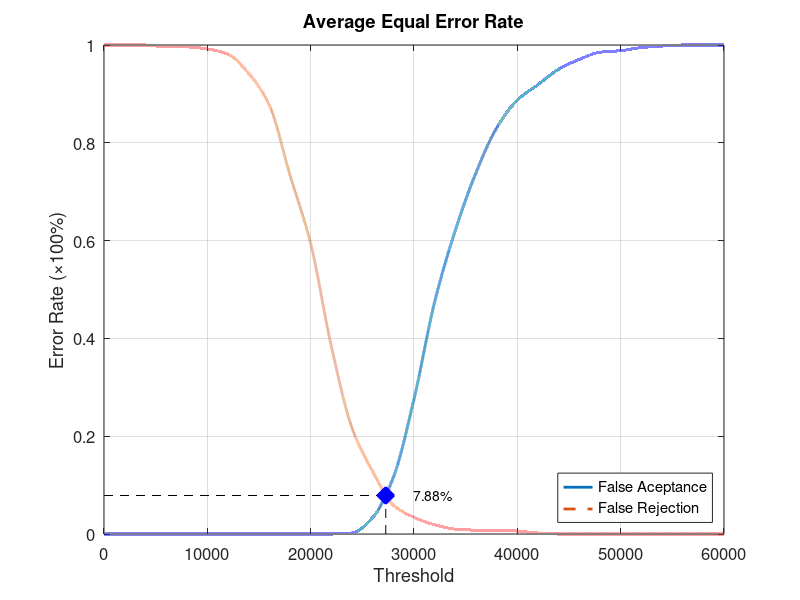
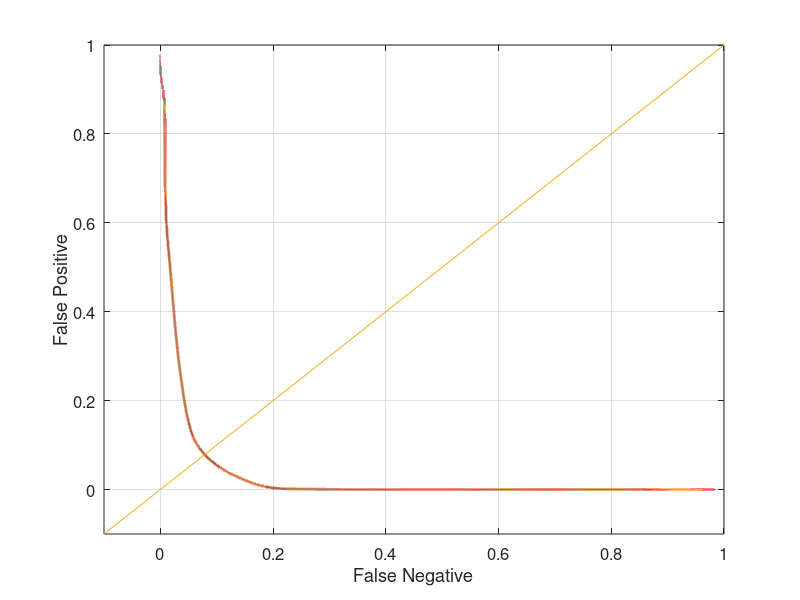

Write the MATLAB code that produced these figures, in order.
function yEER = Database1Average
close all;
clear;
clc;
x = 0:2000:60000;
xq = 0:0.5:60000;

y0 = [0 0 0 0 0 0 0 0 0 0 0 0 0.00210526 0.0336842 0.115789 0.275789 0.474737 0.621053 0.738947 0.830526 0.887369 0.918947 0.950526 0.970526 0.985263 0.988421 0.994737 0.997895 1 1 1];
yy0 = interp1(x, y0, xq, 'pchip');
y1 = [1 1 1 0.996 0.996 0.992 0.981 0.942 0.877 0.734 0.594 0.384 0.217 0.128 0.059 0.034 0.019 0.01 0.008 0.008 0.006 0.002 0 0 0 0 0 0 0 0 0];
yy1 = interp1(x, y1, xq, 'pchip');

% Calculating EER: 
y2 = abs(y0 - y1);
find(y2 == min(y2))
yy2 = abs(yy0 - yy1);
xEER = find(yy2 == min(yy2));
xEERIndex = xq(xEER) % X-axis EER
yEER = yy0(xEER) % Y-axis EER

main = figure
plot(xq, yy0,'-','LineWidth', 2);	hold on
plot(xq, yy1,'--','LineWidth', 2);	hold on
plot([xEERIndex xEERIndex], [0 yEER], 'k--');	hold on
plot([0 xEERIndex], [yEER yEER], 'k--');	hold on
plot(xEERIndex, yEER, 'bx', 'LineWidth', 10);	hold on
text(xEERIndex + 10 * xEERIndex / 100, yEER, [num2str(round((10000 * yEER)) / 100) '%'])
legend('False Aceptance', 'False Rejection', 'Location', 'SouthEast')
xlabel('Threshold')
ylabel('Error Rate (\times100%)')
title('Average Equal Error Rate')
set(gca, 'FontSize', 12)
axis([0 60000 0 1])
grid on

print(main, 'Database1AverageMain', '-dpng');
FNRxFPR = figure('Color', [1 1 1]);
plot(yy1, yy0, '-', yy1, yy0, 'LineWidth', 2);
hold on
y = -0.1:0.1:1
plot(y, y); 
set(gca, 'FontSize', 12)
xlabel('False Negative')
ylabel('False Positive')
axis([-0.1 1 -0.1 1])
set(gca, 'FontSize', 12)
grid on

print(FNRxFPR, 'Database1AverageFNRxFPR','-dpng');
end
